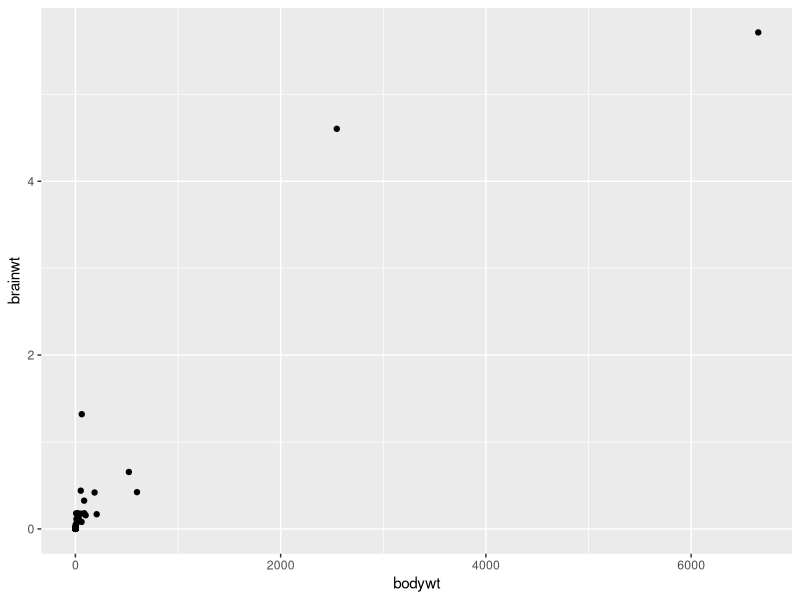

Source code (R):
## ---- chunk 1
library(tidyverse)
## ---- chunk 2
head(msleep)
## ---- chunk 3
?msleep
## ---- chunk 4
summary(msleep)
## ---- chunk 5
msleep_clean <- msleep %>% 
  mutate(name = as.factor(name), 
         genus = as.factor(genus), 
         vore = as.factor(vore),
         order = as.factor(order),
         conservation = as.factor(conservation))
## ---- chunk 6
msleep_clean <- msleep %>% 
  mutate(across(where(is.character), as.factor))
## ---- chunk 7
?across
## ---- chunk 8
summary(msleep_clean)
## ---- chunk 9
filter(msleep_clean, brainwt == NA)
## ---- chunk 10
filter(msleep_clean, is.na(brainwt))
## ---- chunk 11
filter(msleep_clean, !is.na(brainwt))
## ---- chunk 12
# summary of the sleep_total variable
summary(msleep_clean$sleep_total)

# show just the rows of msleep_clean where sleep_total is greater than 18
filter(msleep_clean, sleep_total > 18)
## ---- chunk 13
msleep_clean <- mutate(msleep_clean, sleep_total = ifelse(sleep_total > 18, NA, sleep_total))
## ---- chunk 14
summary(msleep_clean$sleep_total)
## ---- chunk 15
?mean
## ---- chunk 16
mean(msleep_clean$brainwt)
## ---- chunk 17
mean(msleep_clean$brainwt, na.rm = TRUE)
## ---- chunk 18
?prcomp
## ---- chunk 19
prcomp(~ sleep_total + sleep_rem + sleep_cycle + awake + brainwt + bodywt, data = msleep_clean)
## ---- chunk 20
ggplot(msleep_clean, aes(x=bodywt, y=brainwt)) + 
  geom_point()
## ---- chunk 21
?cor
## ---- chunk 22
cor(select(msleep_clean, sleep_total:bodywt)) 
## ---- chunk 23
cor(select(msleep_clean, sleep_total:bodywt), use = "pairwise.complete.obs") 
## ---- chunk 24
msleep_nomissing <- na.omit(msleep_clean)
## ---- chunk 25
nrow(msleep_clean) # how many rows were in the original data
nrow(msleep_nomissing) # how many complete rows are in the data (rows with no missing values)
## ---- chunk 26
msleep_nomissing_brainwt <- filter(msleep_clean, !is.na(brainwt))
